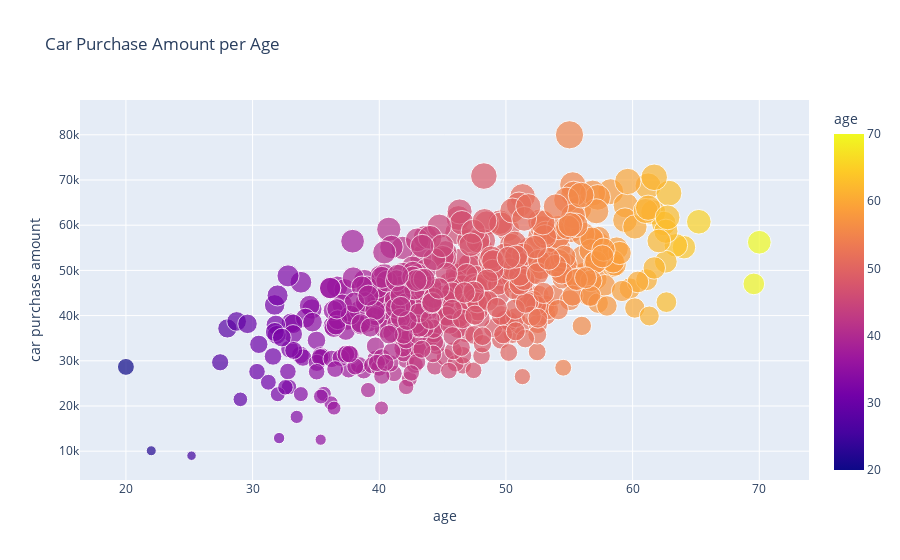

Write notebook code for a chart like this one.
### Code cell
fig = px.scatter(df, x="age", y="car purchase amount",size="car purchase amount",color="age",title="Car Purchase Amount per Age")
fig.show()

### Figure 1 — Plotly figure (JSON) as saved in the notebook; plotly's stock layout.template omitted (floating-point values rounded to 4 significant figures; data arrays with more than 128 entries replaced by an {"elided": "..."} marker saying what was removed)
{"data": [{"hovertemplate": "age=%{marker.color}<br>car purchase amount=%{marker.size}<extra></extra>", "legendgroup": "", "marker": {"color": {"elided": "500 float values"}, "coloraxis": "coloraxis", "size": {"elided": "500 float values"}, "sizemode": "area", "sizeref": 200, "symbol": "circle"}, "mode": "markers", "name": "", "orientation": "v", "showlegend": false, "type": "scatter", "x": {"elided": "500 float values"}, "xaxis": "x", "y": {"elided": "500 float values"}, "yaxis": "y"}], "layout": {"coloraxis": {"colorbar": {"title": {"text": "age"}}, "colorscale": [[0, "#0d0887"], [0.1111, "#46039f"], [0.2222, "#7201a8"], [0.3333, "#9c179e"], [0.4444, "#bd3786"], [0.5556, "#d8576b"], [0.6667, "#ed7953"], [0.7778, "#fb9f3a"], [0.8889, "#fdca26"], [1, "#f0f921"]]}, "legend": {"itemsizing": "constant", "tracegroupgap": 0}, "title": {"text": "Car Purchase Amount per Age"}, "xaxis": {"anchor": "y", "domain": [0, 1], "title": {"text": "age"}}, "yaxis": {"anchor": "x", "domain": [0, 1], "title": {"text": "car purchase amount"}}}}
